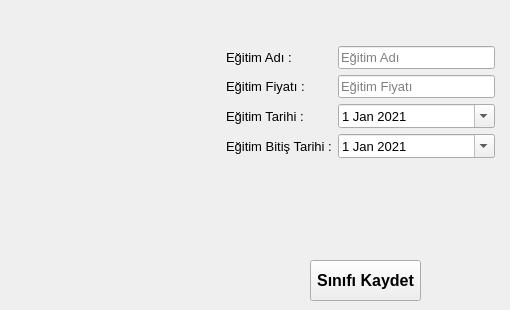
    <widget class="QWidget" name="page_9">
     <widget class="QWidget" name="formLayoutWidget_6">
      <property name="geometry">
       <rect>
        <x>220</x>
        <y>40</y>
        <width>281</width>
        <height>191</height>
       </rect>
      </property>
      <layout class="QFormLayout" name="formLayout_6">
       <property name="leftMargin">
        <number>6</number>
       </property>
       <property name="topMargin">
        <number>6</number>
       </property>
       <property name="rightMargin">
        <number>6</number>
       </property>
       <property name="bottomMargin">
        <number>6</number>
       </property>
       <item row="0" column="0">
        <widget class="QLabel" name="label_24">
         <property name="font">
          <font>
           <pointsize>10</pointsize>
          </font>
         </property>
         <property name="text">
          <string>Eğitim Adı :</string>
         </property>
        </widget>
       </item>
       <item row="0" column="1">
        <widget class="QLineEdit" name="sinif_adi">
         <property name="font">
          <font>
           <pointsize>10</pointsize>
          </font>
         </property>
         <property name="placeholderText">
          <string>Eğitim Adı</string>
         </property>
        </widget>
       </item>
       <item row="1" column="0">
        <widget class="QLabel" name="label_25">
         <property name="font">
          <font>
           <pointsize>10</pointsize>
          </font>
         </property>
         <property name="text">
          <string>Eğitim Fiyatı :</string>
         </property>
        </widget>
       </item>
       <item row="1" column="1">
        <widget class="QLineEdit" name="egitim_tutari">
         <property name="font">
          <font>
           <pointsize>10</pointsize>
          </font>
         </property>
         <property name="placeholderText">
          <string>Eğitim Fiyatı</string>
         </property>
        </widget>
       </item>
       <item row="2" column="0">
        <widget class="QLabel" name="label_26">
         <property name="font">
          <font>
           <pointsize>10</pointsize>
          </font>
         </property>
         <property name="text">
          <string>Eğitim Tarihi :</string>
         </property>
        </widget>
       </item>
       <item row="2" column="1">
        <widget class="QDateEdit" name="egitim_tarihi">
         <property name="font">
          <font>
           <pointsize>10</pointsize>
          </font>
         </property>
         <property name="calendarPopup">
          <bool>true</bool>
         </property>
         <property name="date">
          <date>
           <year>2021</year>
           <month>1</month>
           <day>1</day>
          </date>
         </property>
        </widget>
       </item>
       <item row="3" column="0">
        <widget class="QLabel" name="label_27">
         <property name="font">
          <font>
           <pointsize>10</pointsize>
          </font>
         </property>
         <property name="text">
          <string>Eğitim Bitiş Tarihi :</string>
         </property>
        </widget>
       </item>
       <item row="3" column="1">
        <widget class="QDateEdit" name="egitim_bitis_tarihi">
         <property name="font">
          <font>
           <pointsize>10</pointsize>
          </font>
         </property>
         <property name="calendarPopup">
          <bool>true</bool>
         </property>
         <property name="date">
          <date>
           <year>2021</year>
           <month>1</month>
           <day>1</day>
          </date>
         </property>
        </widget>
       </item>
      </layout>
     </widget>
     <widget class="QPushButton" name="egitim_kaydet">
      <property name="geometry">
       <rect>
        <x>310</x>
        <y>260</y>
        <width>111</width>
        <height>41</height>
       </rect>
      </property>
      <property name="font">
       <font>
        <pointsize>12</pointsize>
        <weight>75</weight>
        <bold>true</bold>
       </font>
      </property>
      <property name="text">
       <string>Sınıfı Kaydet</string>
      </property>
     </widget>
    </widget>
